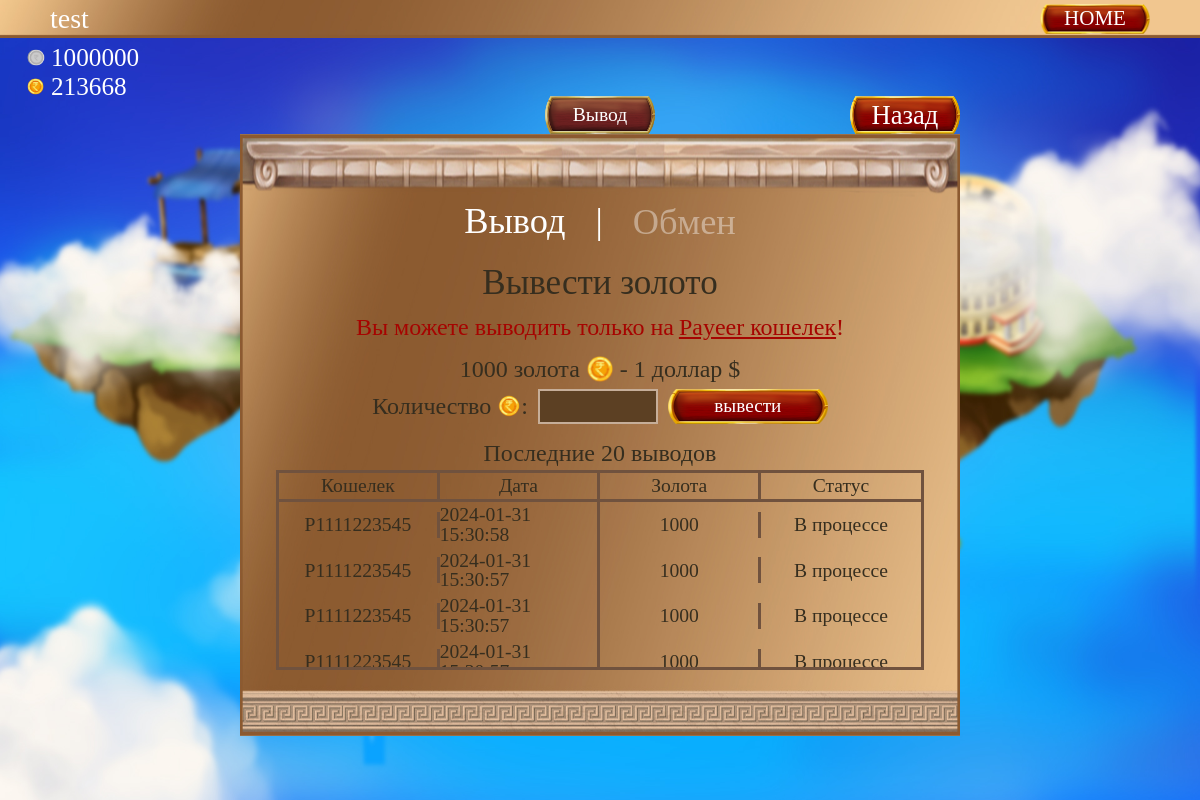
Screenshot of /ru/pages/withdraw.php (signed in) with the database file from the repository.
### tables this page shows
CREATE TABLE `users` (
  `user_id` int NOT NULL,
  `username` text NOT NULL,
  `email` text NOT NULL,
  `password` text NOT NULL,
  `payeer_wallet` varchar(20) DEFAULT NULL,
  `ref_id` int NOT NULL,
  `ban` int NOT NULL DEFAULT '0',
  `key_forgot` text
);

CREATE TABLE `users_b` (
  `user_id` int NOT NULL,
  `username` text NOT NULL,
  `silver` int NOT NULL,
  `gold` int NOT NULL
);

CREATE TABLE `users_withdraw` (
  `withdraw_id` int NOT NULL,
  `user_id` int NOT NULL,
  `date_withdraw` int NOT NULL,
  `gold` int NOT NULL,
  `payeer_wallet` varchar(20) NOT NULL,
  `status` int NOT NULL
);

### ru/pages/withdraw.php (the view, shortened to what this page needs)
<?php
	require_once '../../classes/configdb.php';
	$user_id = intval($_SESSION['user']);
	$user = $db->query("SELECT * FROM users WHERE user_id = '$user_id'");
	$row = $user->fetch_assoc();
	$users_b = $db->query("SELECT * FROM users_b WHERE user_id = '$user_id'");
	$row2 = $users_b->fetch_assoc();
?>
<!DOCTYPE html>
<html lang="ru">
	<head>
		<link rel="stylesheet" type="text/css" href="../../css/style4.css">
	</head>
	<body>
		<div class="main">
			<div class="header">
				<div class="panel">
					<div class="panel_nick"><?=$row['username']?></div>
					<a class="panel_exit" href="mylands.php">HOME</a>
				</div>
				<div class="silver">
					<div class="silver-img"></div>
					<div class="silver-text"><?=$row2['silver']?></div>
				</div>
				<div class="gold">
					<div class="gold-img"></div>
					<div class="gold-text"><?=$row2['gold']?></div>
				</div>
			</div>
			<div class="help_main">
				<div class="help_buttons">
					<div class="help_button3">Вывод</div>
					<a class="help_button" href="mylands.php">Назад</a>
				</div>
				<div class="help_block">
					<div class="block1">
						<?if($_GET['1'] === "Обмен") {?>
						<form class="buttons_change" action="" method="GET">
							<input class="h1_button blur" type="submit" value="Вывод" name="1">
							<h1 class="h1_button" style="cursor:default;">|</h1>
							<h1 class="h1_button" style="cursor:default;">Обмен</h1>
						</form>
						<div class="swap_block">
							<?if(isset($_SESSION['msgb'])){?><h2 class="msg"><?=$_SESSION['msgb']?></h2><?} unset($_SESSION['msgb']);?>
							<h1 class="h1_block">Обменять золото</h1>
							<h2 class="h2_block">1 золото <img src="../../img/islands/coin_gold.png" alt="coin"> - 1 серебро <img src="../../img/islands/coin_silver.png" alt="coin"></h2>
							<h2 class="h2_block">
								<form class="swap_form" action="" method="POST">
									<label for="swap_text">Количество <img src="../../img/islands/coin_gold.png" alt="gold">:</label>
									<input class="swap_text" type="text" name="amount_gold" id="swap_text">
									<input class="swap_input" name="window" type="submit" value="обмен">
								</form>
							</h2>
						</div>
						<h1 class="h2_block">Последние 20 обменов</h1>
						<div class="table_profile">
							<div class="tr_profile">
								<span class="td_profile" style="border-bottom: 3px solid #70523e;border-right: 3px solid #70523e;">Дата</span>
								<span class="td_profile" style="border-bottom: 3px solid #70523e;border-right: 3px solid #70523e;">Золота</span>
								<span class="td_profile" style="border-bottom: 3px solid #70523e;">Серебра</span>
							</div>
							<? $swap = $db->query("SELECT * FROM swap_gold WHERE user_id = '$user_id' ORDER BY date_swap DESC LIMIT 20");
							if ($swap->num_rows > 0) {
								for ($i = $swap->num_rows; $i > 0; $i--) {
									$row3 = $swap->fetch_assoc();?>
							<div class="tr_profile">
								<span class="td_profile" style="border-right: 3px solid #70523e;"><?=date('Y-m-d H:i:s', $row3['date_swap'])?></span>
								<span class="td_profile" style="border-right: 3px solid #70523e;"><?=$row3['gold']?></span>
								<span class="td_profile"><?=$row3['silver']?></span>
							</div>
							<? } } else { ?>
							<div class="swap_none">
								У вас нет завершенных обменов
							</div>
							<? } ?>
						</div>
						<?} else {?>
						<form class="buttons_change" action="" method="GET">
							<h1 class="h1_button" style="cursor:default;">Вывод</h1>
							<h1 class="h1_button" style="cursor:default;">|</h1>
							<input class="h1_button blur" type="submit" value="Обмен" name="1">
						</form>
						<div class="withdraw_block">
							<h1 class="h1_block">Вывести золото</h1>
							<h2 class="h2_block" style="margin: 15px 0; color: #A60400;">Вы можете выводить только на <a style="margin-left: 5px; text-decoration: underline; color: #A60400;" href="profile.php?1=Withdraw">Payeer кошелек</a>!</h2>
							<h2 class="h2_block">1000 золота <img src="../../img/islands/coin_gold.png" alt="coin"> - 1 доллар $</h2>
							<h2 class="h2_block">
								<form class="swap_form" action="" method="POST">
									<label for="withdraw_text">Количество <img src="../../img/islands/coin_gold.png" alt="gold">:</label>
									<input class="swap_text" type="text" name="withdraw_gold" id="withdraw_text">
									<input class="withdraw_input" name="withdraw" type="submit" value="вывести">
								</form>
							</h2>
						</div>
						<h1 class="h2_block">Последние 20 выводов</h1>
						<div class="table_profile">
							<div class="tr_profile">
								<span class="td_profile" style="border-bottom: 3px solid #70523e;border-right: 3px solid #70523e;">Кошелек</span>
								<span class="td_profile" style="border-bottom: 3px solid #70523e;border-right: 3px solid #70523e;">Дата</span>
								<span class="td_profile" style="border-bottom: 3px solid #70523e;border-right: 3px solid #70523e;">Золота</span>
								<span class="td_profile" style="border-bottom: 3px solid #70523e;">Статус</span>
							</div>
							<? $withdraw = $db->query("SELECT * FROM users_withdraw WHERE user_id = '$user_id' ORDER BY date_withdraw DESC LIMIT 20");
							if ($withdraw->num_rows > 0) {
								for ($i = $withdraw->num_rows; $i > 0; $i--) {
									$row4 = $withdraw->fetch_assoc();?>
							<div class="tr_profile">
								<span class="td_profile" style="border-right: 3px solid #70523e;"><?=$row4['payeer_wallet']?></span>
								<span class="td_profile" style="border-right: 3px solid #70523e;"><?=date('Y-m-d H:i:s', $row4['date_withdraw'])?></span>
								<span class="td_profile" style="border-right: 3px solid #70523e;"><?=$row4['gold']?></span>
								<span class="td_profile"><?if ($row4['status'] == 0) { echo 'В процессе'; } else if ($row4['status'] == 1) { echo 'Успешно'; } else { echo 'Отменено'; }?></span>
							</div>
							<? } } else { ?>
							<div class="swap_none">
								У вас нет завершенных выводов
							</div>
							<? } ?>
						</div>
						<?}?>
					</div>
				</div>
			</div>
		</div>
	</body>
</html>

### rows the page displays
users: username "test"
users_b: silver "1000000", gold "213668"
users_withdraw: payeer_wallet "P1111223545", date_withdraw "2024-01-31 15:30:58", gold "1000", status "В процессе"
users_withdraw: payeer_wallet "P1111223545", date_withdraw "2024-01-31 15:30:57", gold "1000", status "В процессе"
users_withdraw: payeer_wallet "P1111223545", date_withdraw "2024-01-31 15:30:57", gold "1000", status "В процессе"
users_withdraw: payeer_wallet "P1111223545", date_withdraw "2024-01-31…", gold "1000", status "В процессе"
